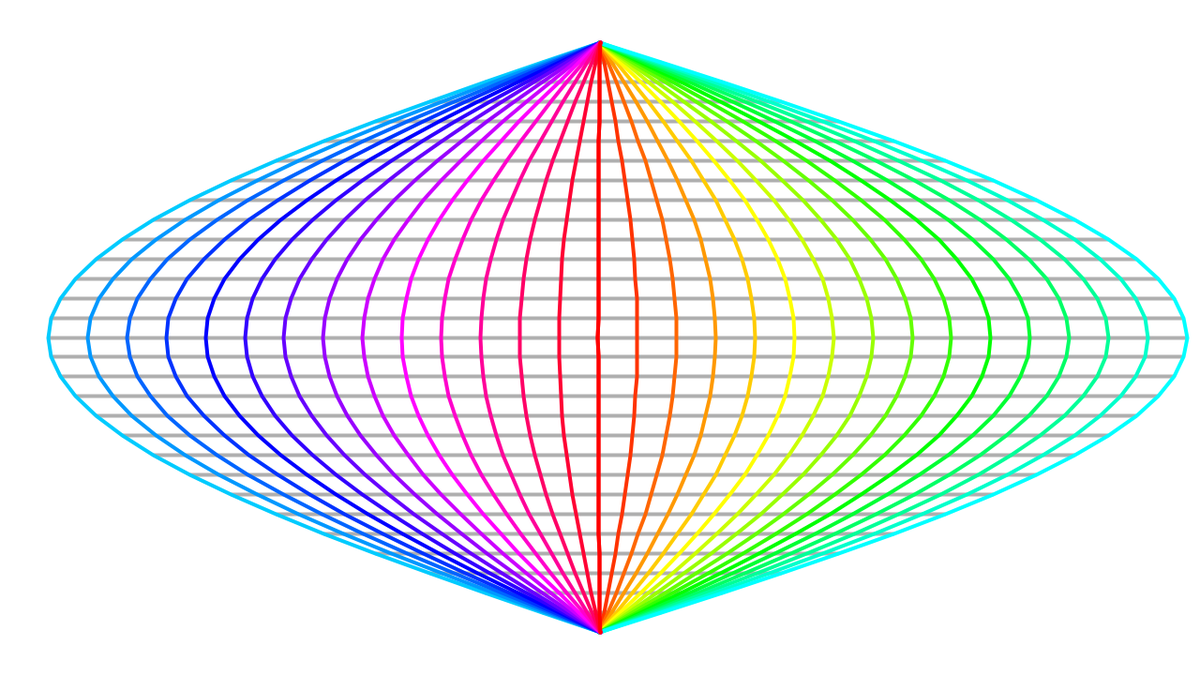
Frame 1 (no input)
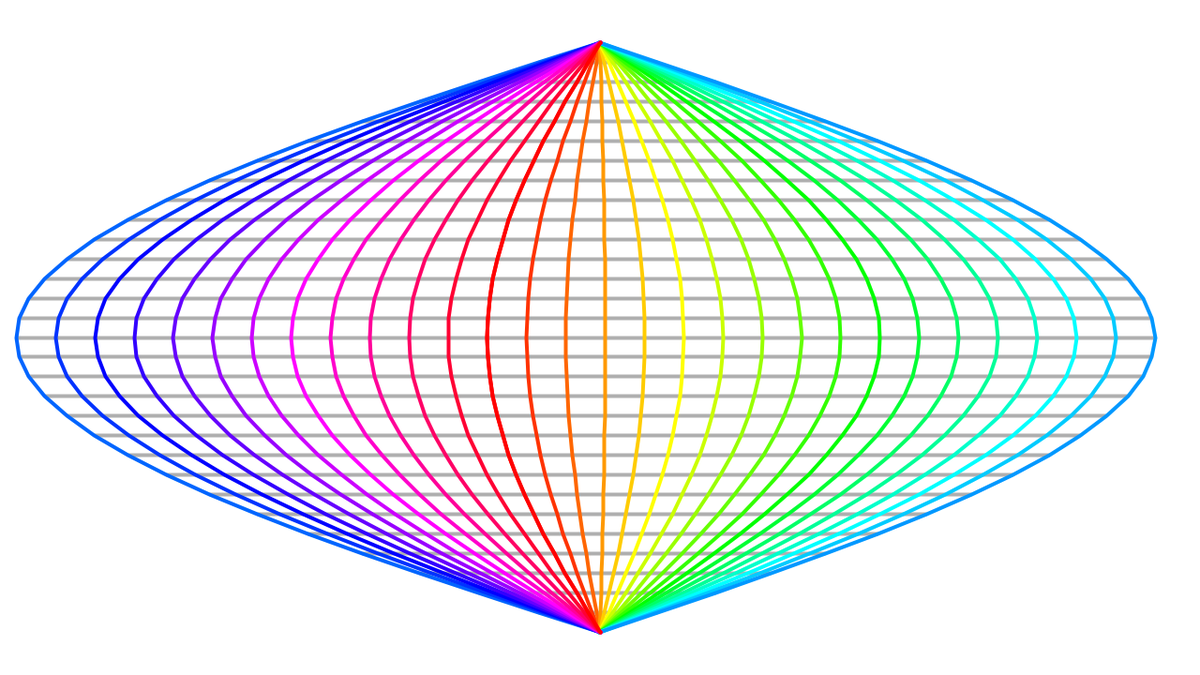
Frame 60 (the mouse pressed at the canvas centre just before this capture)
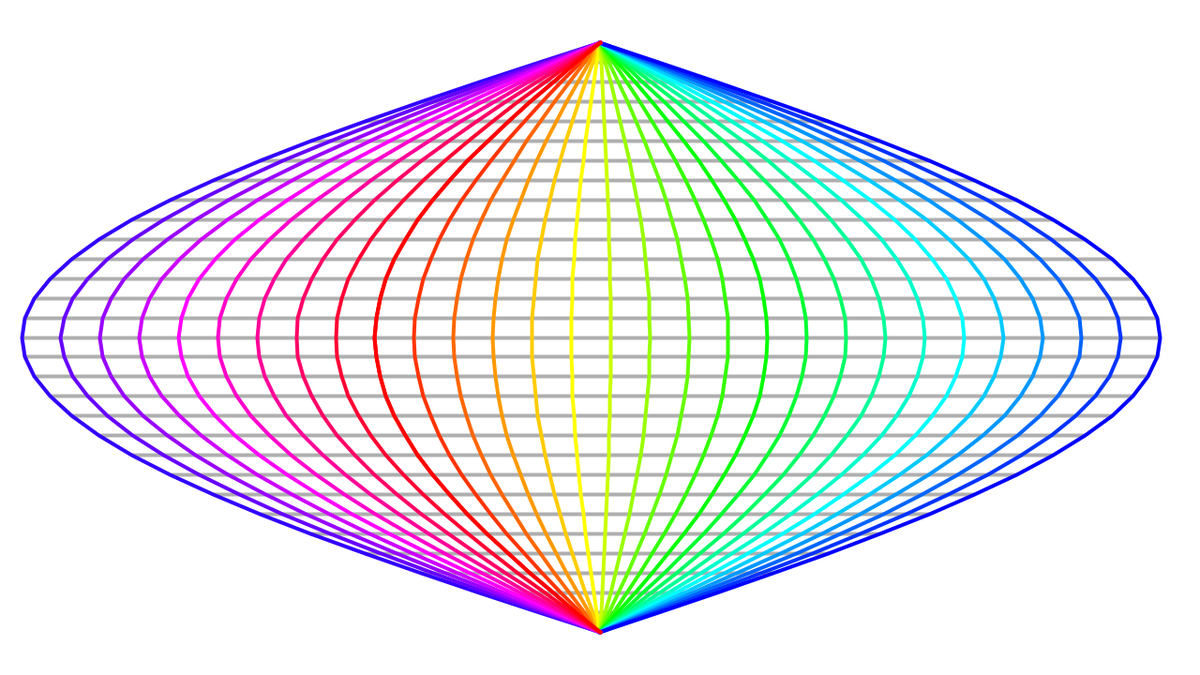
Frame 120 (the mouse held since frame 60 and released just before this capture)

The Processing sketch that drew these frames (run headless with seeded random() and noise(); from frame 60 on, the mouse is pressed at the canvas centre):

// Processing sketch: Sinusoidal_Projection
// ── Sinusoidal_Projection.pde
float projSize = 200;
int resI = 30;
int resJ = 30;

void setup(){
  size(1280, 720);
  //fullScreen();
  colorMode(HSB, 360, 100, 100);
  strokeWeight(4);
  noFill();
}

void draw(){
  background(360);
  stroke(0, 80);
  float lamda0 = float(frameCount)/100;
  translate(width/2, height/2);
  //draw horizotal line
  for(int i = 0 ; i <= resI; i++){
    float phi = map(i, 0, resI, -HALF_PI, HALF_PI);
    beginShape();
    for(float j = 0 ; j <= resJ; j++){
      float lamda = map(j, 0, resJ, -PI, PI);
      float hue = map(j, 0, resJ, 0, 360);
      PVector p = sinusoidalProjection(projSize, phi, lamda, lamda0);
      vertex(p.x, p.y);
    }
    endShape();
  }
  //draw vertical line
  for(float j = 0 ; j <= resJ; j++){
    float lamda = map(j, 0, resJ, -PI, PI);
    float hue = map(j, 0, resJ, 0, 360);
    stroke(hue, 100, 100);
    beginShape();
    for(int i = 0 ; i <= resI; i++){
      float phi = map(i, 0, resI, -HALF_PI, HALF_PI);
      PVector p = sinusoidalProjection(projSize, phi, lamda, lamda0);
      vertex(p.x, p.y);
    }
    endShape();
  }
}

//based on this cite https://en.wikipedia.org/wiki/Sinusoidal_projection
PVector sinusoidalProjection(float R, float phi, float lambda, float lambda0){//stereographic Projection
  //float x = (lambda - lambda0)*cos(phi)*R;
  float x = (loopMod(lambda - lambda0, TWO_PI)-TWO_PI-PI)*cos(phi)*R;//loop longitude
  float y = phi*R;
  return new PVector(x, y);
}

float loopMod(float x, float val){
  while(x < val){
    x += val;
  }
  return x;
}
